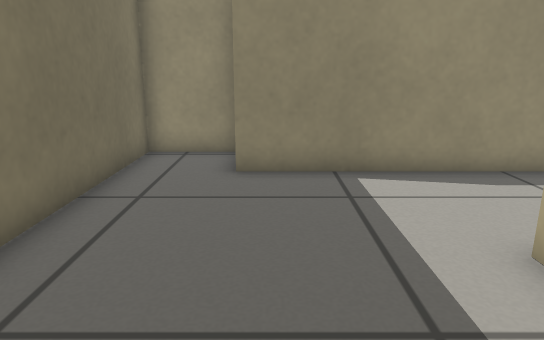
view 1 (above)

17 first-person views from a walk through a Gazebo world. The camera is 0.57 m above the floor, tilts 14° down and sees 70° across. The floor is counted in squares, 0.25 m on a side. Each view is taken from the middle of a square. On the plan, view 1 faces up. The plan holds only what a view shows up to about 20 squares ahead; the rest is blank. Robots are left out.

view 2
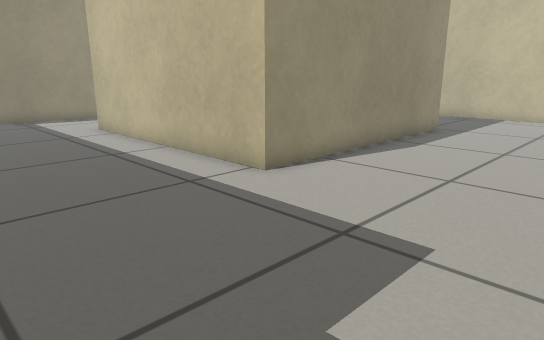

view 3
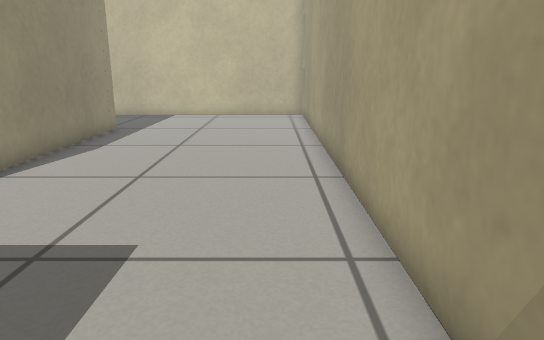

view 4
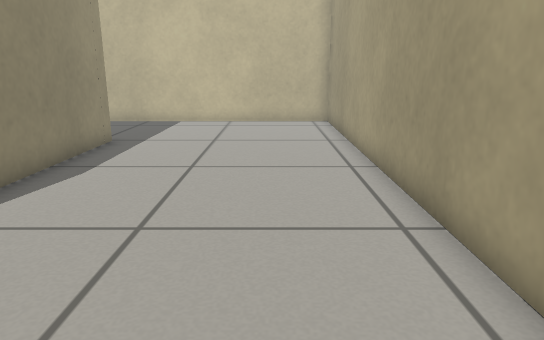

view 5
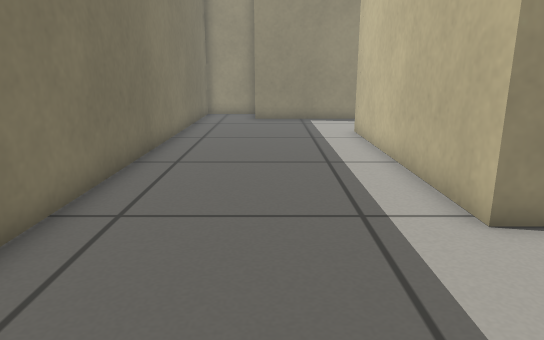

view 6
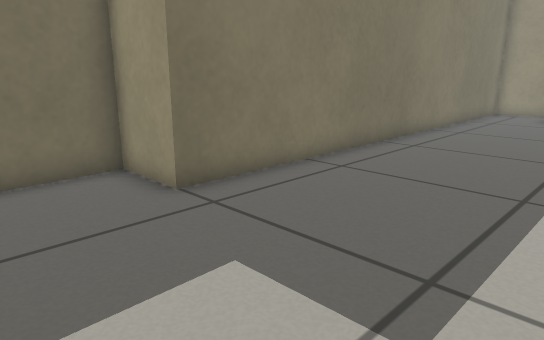

view 7
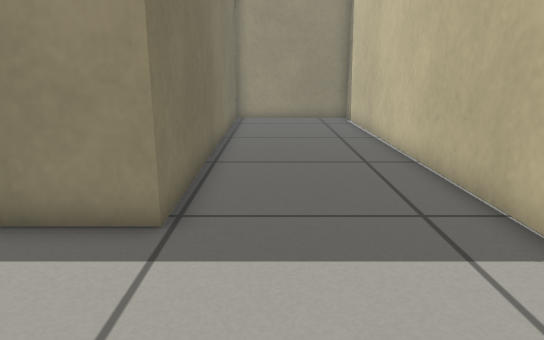

view 8
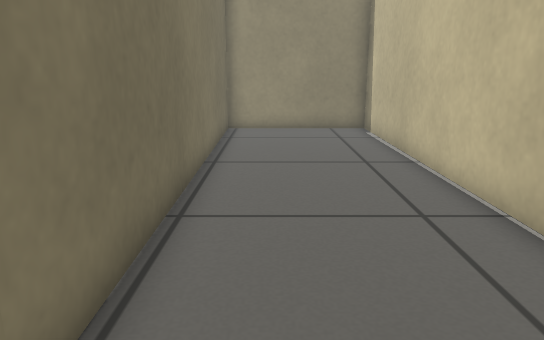

view 9
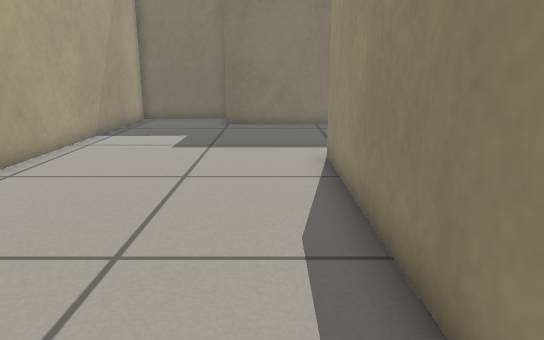

view 10
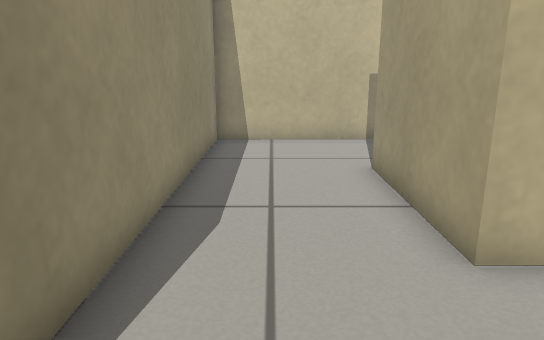

view 11
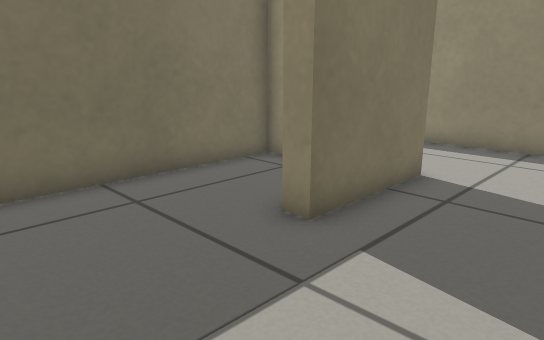

view 12
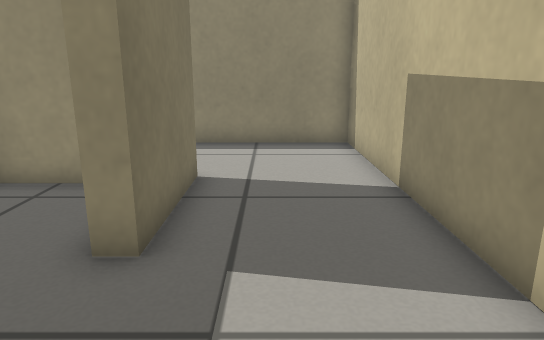

view 13
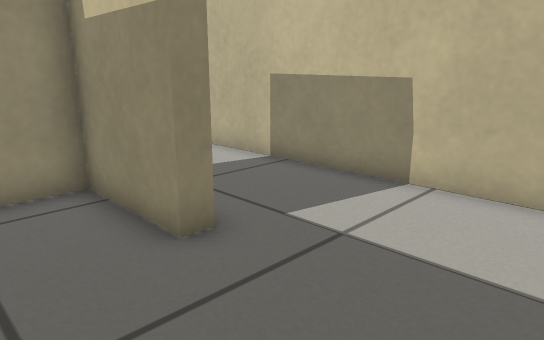

view 14
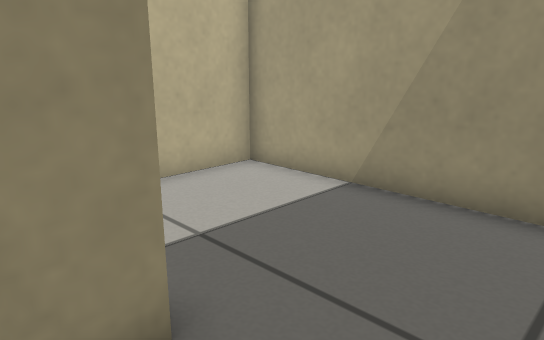

view 15
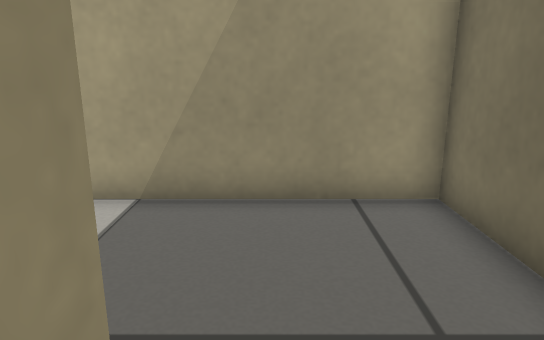

view 16
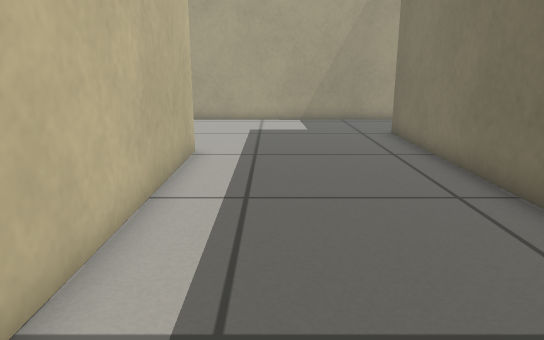

view 17
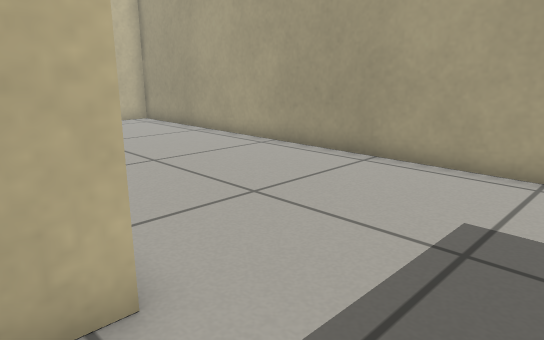

### Floor plan
Ten units are one square. View 1 is at (0, 0); x grows to the right and y downward. Boxes are objects, and circles mark ways between rooms. Rooms are numbered by the first view taken in them; rooms with no view inside come last. Other rooms are left out.
<svg viewBox="-65 -118 259 260">
<path fill="none" stroke="#000" d="M76 49 127 49 126 -89 -9 -89M-10 -113 -36 -113 -36 91 -60 91 -59 135 189 137 189 -94 131 -94 133 55 33 55 33 -45 83 -45 83 -5 77 -5M77 -5 77 -39 39 -39 39 49 76 49"/>
<circle cx="80" cy="20" r="3" fill="#2a7"/>
<text x="80" y="30">1</text>
<text x="60" y="0">2</text>
</svg>
Room 1 opens to room 2.

Where each view was taken, in squares from view 1:
view 1: 0 up, 0 right, facing up
view 2: 12 down, 3 left, facing up-right
view 3: 12 down, 3 left, facing right
view 4: 11 down, 0 right, facing right
view 5: 11 down, 0 right, facing up
view 6: 13 down, 3 right, facing up-left
view 7: 11 down, 15 right, facing up
view 8: 7 down, 15 right, facing up
view 9: 7 down, 14 right, facing left
view 10: 7 up, 1 left, facing right
view 11: 4 down, 12 right, facing up-left
view 12: 4 down, 10 right, facing up
view 13: 4 down, 5 right, facing up-right
view 14: 2 up, 5 right, facing down-right
view 15: 2 up, 7 right, facing down
view 16: 6 up, 1 right, facing down
view 17: 4 down, 0 right, facing down-right
